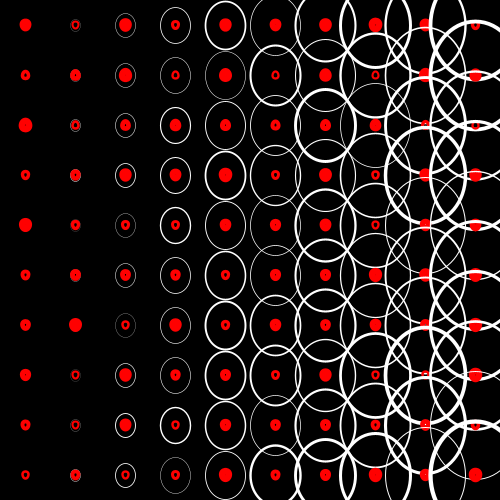
Frame 1 (no input)
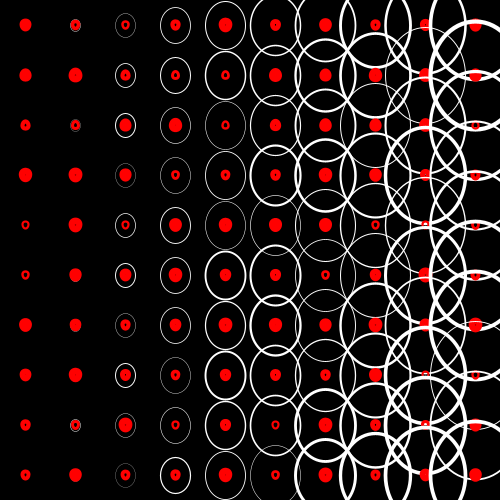
Frame 60 (the mouse pressed at the canvas centre just before this capture)
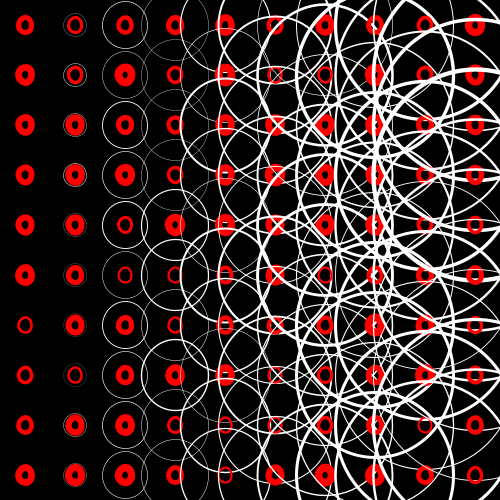
Frame 120 (the mouse held since frame 60 and released just before this capture)

The Processing sketch that drew these frames (run headless with seeded random() and noise(); from frame 60 on, the mouse is pressed at the canvas centre):

// Processing sketch: video2
// ── video2.pde
/*Stech Estatico 1
Este sketch usé una grid para crear circulos dentro de cada cuadro de la grid.
A través de la creación de una función para debiujar algo en cada tile cree un diseño
simple de dos círculos con peso de stroke variante
*/

int tileX = 10;
int tileY = 10;
float tileWidth;
float tileHeight;

void setup() {
  size(500, 500);
  tileWidth = width/tileX;
  tileHeight = height/tileY;
  noFill();
}

void draw () {
  float a = 0.0;
  float inc = TWO_PI/25.0;

  float xModulado = map(mouseX, 0, width, 10, tileWidth*.7);
  float yModulado = map (mouseY, 0, height, 12, tileHeight*.7);
  background(0);
  for (int x = 0; x < tileX; x++) {
    for (int y = 0; y < tileY; y++) {
      strokeWeight(random(x*.1,x*.5));
      float posX = x *tileWidth;
      float posY = y *tileHeight;
      drawTile(posX, posY, xModulado, yModulado, x);
    }
  }
}

void drawTile(float posicionX, float posicionY, float sX, float sY, int equis) {
  stroke(255);
  ellipse (posicionX+(tileWidth/2), posicionY+(tileHeight/2), sX*equis, sY*equis);
  float a = 0.0;
  float inc = TWO_PI/25.0;

  stroke(255, 0, 0);
  strokeWeight(random(2,8));
    ellipse(posicionX+(tileWidth/2), posicionY+(tileHeight/2), sX * .6, sY * .6);
}
